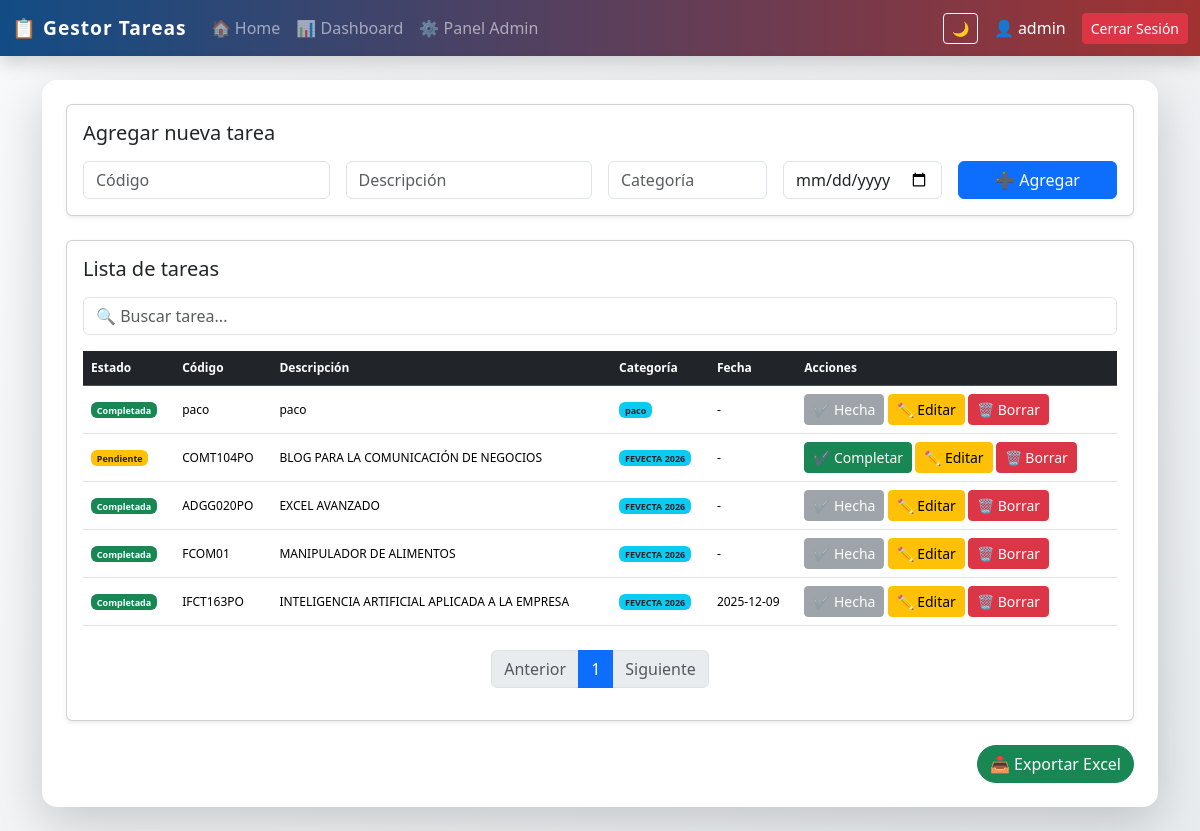
Page / (signed in) on the earlier database version.
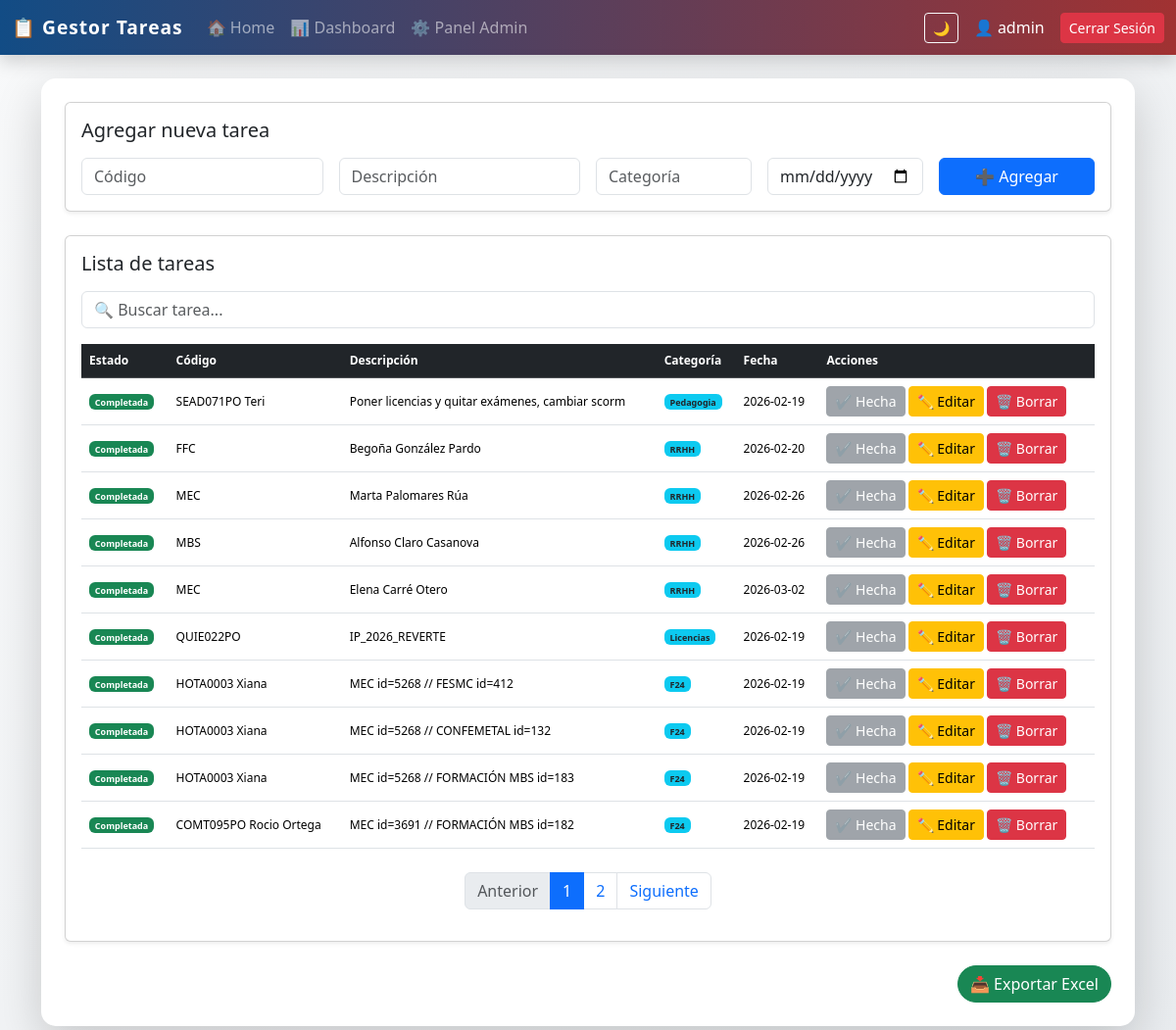
Same page on the later database version.
### tables this page shows
CREATE TABLE tareas (
            id INTEGER PRIMARY KEY AUTOINCREMENT,
            descripcion TEXT NOT NULL,
            categoria TEXT,
            fecha TEXT,
            completada INTEGER DEFAULT 0,
            codigo TEXT,
            usuario_id INTEGER,
            FOREIGN KEY (usuario_id) REFERENCES usuarios(id)
        );

### app_web.py (the view)
@app.route("/")
@login_required
def index():
    user_id = session.get("user_id")
    es_admin = session.get("es_admin")
    page = request.args.get('page', 1, type=int)
    per_page = 10
    offset = (page - 1) * per_page
    conn = get_connection()
    cursor = conn.cursor()
    if es_admin == 1:
        cursor.execute("SELECT * FROM tareas ORDER BY id DESC LIMIT ? OFFSET ?", (per_page, offset))
        tareas = cursor.fetchall()
        cursor.execute("SELECT COUNT(*) FROM tareas")
        total_tareas = cursor.fetchone()[0]
    else:
        cursor.execute("SELECT * FROM tareas WHERE usuario_id = ? ORDER BY id DESC LIMIT ? OFFSET ?", (user_id, per_page, offset))
        tareas = cursor.fetchall()
        cursor.execute("SELECT COUNT(*) FROM tareas WHERE usuario_id = ?", (user_id,))
        total_tareas = cursor.fetchone()[0]
    conn.close()
    total_pages = (total_tareas + per_page - 1) // per_page if total_tareas > 0 else 1
    return render_template("index.html",
                           tareas=tareas,
                           page=page,
                           total_pages=total_pages)

### app_web.py (called while the page is built)
def get_connection():
    conn = sqlite3.connect(DB_NAME)
    conn.row_factory = sqlite3.Row
    return conn

def login_required(f):
    @wraps(f)
    def decorated_function(*args, **kwargs):
        if "user_id" not in session:
            return redirect(url_for("login"))
        return f(*args, **kwargs)
    return decorated_function

### templates/index.html
{% extends "base.html" %}
{% block content %}
<div class="card shadow-sm mb-4">
    <div class="card-body">
        <h5 class="card-title mb-3">Agregar nueva tarea</h5>
        <form action="/agregar" method="post" class="row g-3">
            <div class="col-md-3">
                <input name="codigo" class="form-control" placeholder="Código" required>
            </div>
            <div class="col-md-3">
                <input name="descripcion" class="form-control" placeholder="Descripción" required>
            </div>
            <div class="col-md-2">
                <input name="categoria" class="form-control" placeholder="Categoría">
            </div>
            <div class="col-md-2">
                <input name="fecha" type="date" class="form-control">
            </div>
            <div class="col-md-2">
                <button type="submit" class="btn btn-primary w-100">
                    ➕ Agregar
                </button>
            </div>
        </form>
    </div>
</div>
<div class="card shadow-sm">
    <div class="card-body">
        <h5 class="card-title mb-3">Lista de tareas</h5>
        <div class="mb-3">
            <input type="text" id="buscador" class="form-control" placeholder="🔍 Buscar tarea...">
        </div>
        <div class="table-responsive">
            <table class="table table-hover align-middle">
                <thead class="table-dark">
                    <tr>
                        <th>Estado</th>
                        <th>Código</th>
                        <th>Descripción</th>
                        <th>Categoría</th>
                        <th>Fecha</th>
                        <th>Acciones</th>
                    </tr>
                </thead>
                <tbody>
                    {% for tarea in tareas %}
                    <tr>
                        <td>
                            {% if tarea[4] == 1 %}
                                <span class="badge bg-success">Completada</span>
                            {% else %}
                                <span class="badge bg-warning text-dark">Pendiente</span>
                            {% endif %}
                        </td>
                        <td>{{ tarea[5] if tarea|length > 5 else '-' }}</td>
                        <td>{{ tarea[1] }}</td>
                        <td>
                            <span class="badge bg-info text-dark">
                                {{ tarea[2] if tarea[2] else "General" }}
                            </span>
                        </td>
                        <td>{{ tarea[3] if tarea[3] else "-" }}</td>
                        <td>
                            {% if tarea[4] == 0 %}
                            <a href="/completar/{{ tarea[0] }}" class="btn btn-sm btn-success">✔ Completar</a>
                            {% else %}
                            <button class="btn btn-sm btn-secondary" disabled>✔ Hecha</button>
                            {% endif %}
                            <a href="/editar/{{ tarea[0] }}" class="btn btn-sm btn-warning">✏ Editar</a>
                            <a href="/eliminar/{{ tarea[0] }}" class="btn btn-sm btn-danger"
                               onclick="return confirm('¿Seguro que deseas eliminar esta tarea?');">🗑 Borrar</a>
                        </td>
                    </tr>
                    {% endfor %}
                </tbody>
            </table>
            <nav class="mt-4">
                <ul class="pagination justify-content-center">
                    <li class="page-item {% if page <= 1 %}disabled{% endif %}">
                        <a class="page-link" href="?page={{ page - 1 }}">Anterior</a>
                    </li>
                    {% for p in range(1, total_pages + 1) %}
                    <li class="page-item {% if p == page %}active{% endif %}">
                        <a class="page-link" href="?page={{ p }}">{{ p }}</a>
                    </li>
                    {% endfor %}
                    <li class="page-item {% if page >= total_pages %}disabled{% endif %}">
                        <a class="page-link" href="?page={{ page + 1 }}">Siguiente</a>
                    </li>
                </ul>
            </nav>
        </div>
    </div>
</div>
{% endblock %}

### templates/base.html (shortened to what this page needs)
<!DOCTYPE html>
<html lang="es">
<head>
    <link href="https://cdn.jsdelivr.net/npm/bootstrap@5.3.2/dist/css/bootstrap.min.css" rel="stylesheet">
    <link rel="stylesheet" href="https://cdnjs.cloudflare.com/ajax/libs/animate.css/4.1.1/animate.min.css"/>
</head>
<body>
<nav class="navbar navbar-expand-lg navbar-dark shadow">
    <div class="container-fluid">
        <a class="navbar-brand fw-bold" href="/">
            📋 Gestor Tareas
        </a>
        <div class="collapse navbar-collapse" id="navbarNav">
            <ul class="navbar-nav me-auto">
                <li class="nav-item">
                    <a class="nav-link" href="/">🏠 Home</a>
                </li>
                <li class="nav-item">
                    <a class="nav-link" href="/dashboard">📊 Dashboard</a>
                </li>
                <li class="nav-item">
                    <a class="nav-link" href="/admin">⚙ Panel Admin</a>
                </li>
            </ul>
            <button onclick="toggleDark()"
                    class="btn btn-outline-light btn-sm me-3">
                🌙
            </button>
            <div class="d-flex align-items-center">
                <span class="text-white me-3">
                    👤 {{ session['user'] }}
                </span>
                <a href="/logout" class="btn btn-danger btn-sm">
                    Cerrar Sesión
                </a>
            </div>
        </div>
    </div>
</nav>
<div class="container my-4">
    <div class="card shadow-lg main-card animate__animated animate__fadeInUp">
        <div class="card-body p-4">
            {% block content %}{% endblock %}
            <div class="text-end mt-4">
                <a href="/exportar" class="btn btn-success export-btn">
                    📥 Exportar Excel
                </a>
            </div>
        </div>
    </div>
</div>
</body>
</html>

### templates/base.html (style rules this page uses)
body { background: linear-gradient(135deg, #f8f9fa, #e9ecef); transition: all 0.3s ease; }
.table-responsive { overflow-x: auto; -webkit-overflow-scrolling: touch; font-size: 12px; }
.navbar { background: linear-gradient(90deg, #124c85, #a13232); }
.navbar-brand { letter-spacing: 1px; font-size: 1.2rem; }
.nav-link { transition: 0.3s; }
.main-card { border-radius: 15px; border: none; }
.export-btn { border-radius: 50px; font-weight: 500; }

Differences in the rows shown:
removed tareas: completada "Completada", codigo "paco", descripcion "paco", categoria "paco", fecha "-"
removed tareas: completada "Pendiente", codigo "COMT104PO", descripcion "BLOG PARA LA COMUNICACIÓN DE NEGOCIOS", categoria "FEVECTA 2026", fecha "-"
removed tareas: completada "Completada", codigo "ADGG020PO", descripcion "EXCEL AVANZADO", categoria "FEVECTA 2026", fecha "-"
removed tareas: completada "Completada", codigo "FCOM01", descripcion "MANIPULADOR DE ALIMENTOS", categoria "FEVECTA 2026", fecha "-"
removed tareas: completada "Completada", codigo "IFCT163PO", descripcion "INTELIGENCIA ARTIFICIAL APLICADA A LA EMPRESA", categoria "FEVECTA 2026", fecha "2025-12-09"
added tareas: completada "Completada", codigo "SEAD071PO Teri", descripcion "Poner licencias y quitar exámenes, cambiar scorm", categoria "Pedagogia", fecha "2026-02-19"
added tareas: completada "Completada", codigo "FFC", descripcion "Begoña González Pardo", categoria "RRHH", fecha "2026-02-20"
added tareas: completada "Completada", codigo "MEC", descripcion "Marta Palomares Rúa", categoria "RRHH", fecha "2026-02-26"
added tareas: completada "Completada", codigo "MBS", descripcion "Alfonso Claro Casanova", categoria "RRHH", fecha "2026-02-26"
added tareas: completada "Completada", codigo "MEC", descripcion "Elena Carré Otero", categoria "RRHH", fecha "2026-03-02"
added tareas: completada "Completada", codigo "QUIE022PO", descripcion "IP_2026_REVERTE", categoria "Licencias", fecha "2026-02-19"
added tareas: completada "Completada", codigo "HOTA0003 Xiana", descripcion "MEC id=5268 // FESMC id=412", categoria "F24", fecha "2026-02-19"
added tareas: completada "Completada", codigo "HOTA0003 Xiana", descripcion "MEC id=5268 // CONFEMETAL id=132", categoria "F24", fecha "2026-02-19"
added tareas: completada "Completada", codigo "HOTA0003 Xiana", descripcion "MEC id=5268 // FORMACIÓN MBS id=183", categoria "F24", fecha "2026-02-19"
added tareas: completada "Completada", codigo "COMT095PO Rocio Ortega", descripcion "MEC id=3691 // FORMACIÓN MBS id=182", categoria "F24", fecha "2026-02-19"
Other differences:
new list line: "2"
